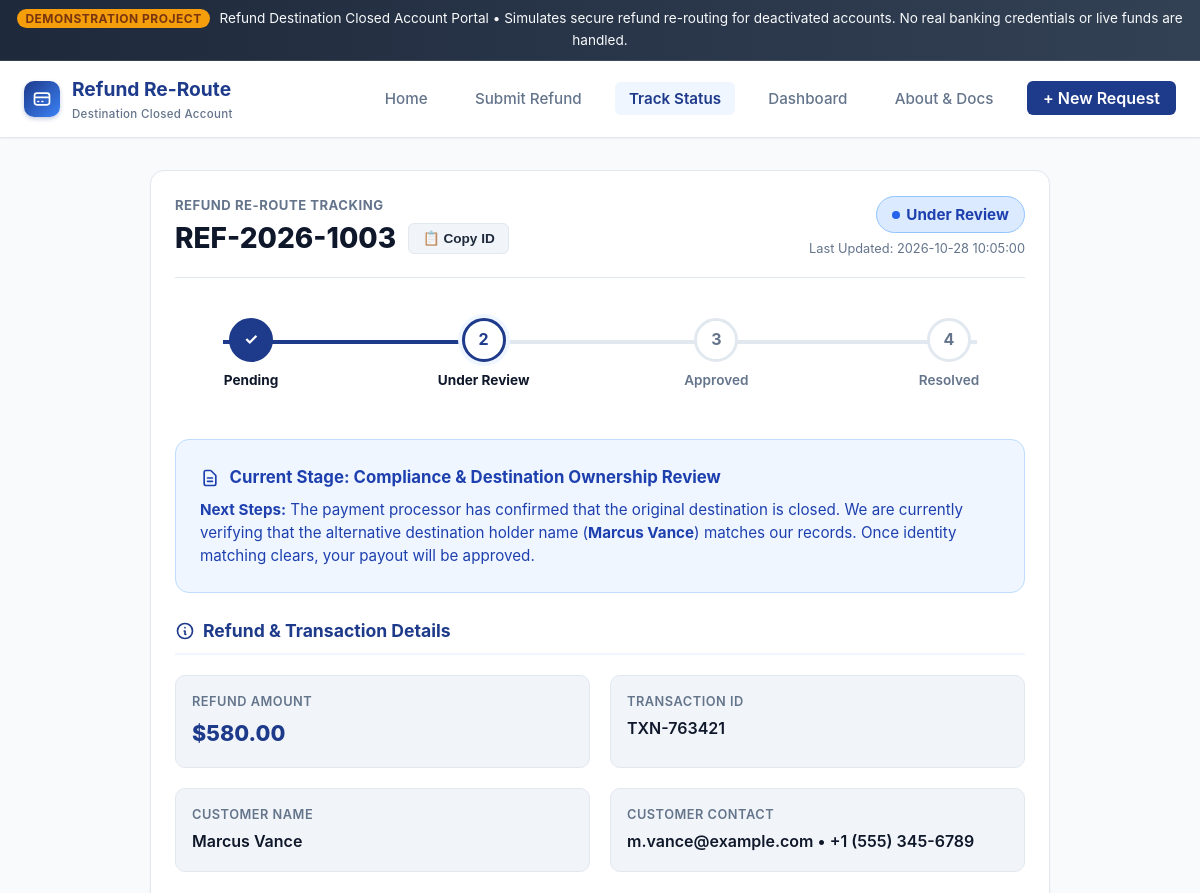
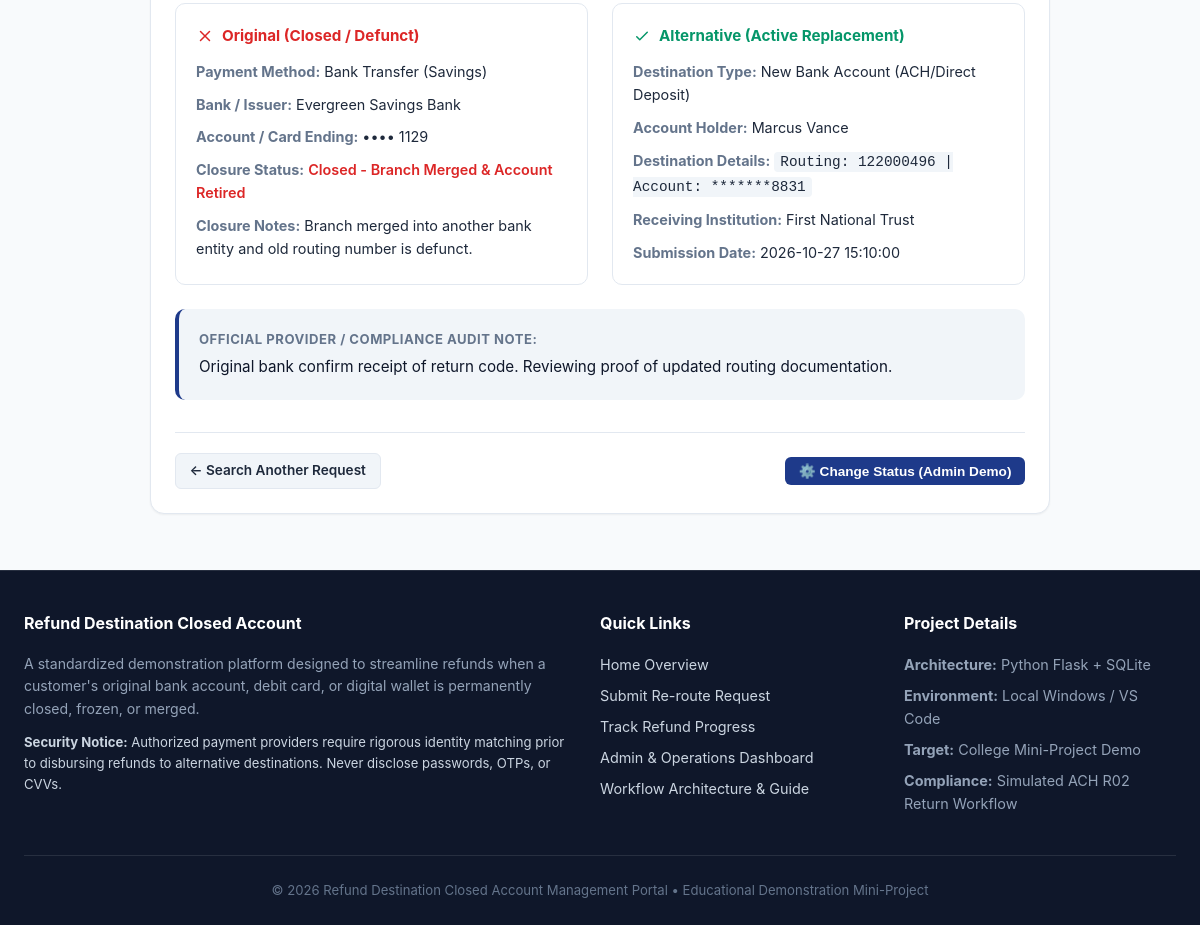
Page /track/REF-2026-1003 on the committed database (2 pictures, top to bottom).
### tables this page shows
CREATE TABLE refund_requests (
            id INTEGER PRIMARY KEY AUTOINCREMENT,
            request_id TEXT UNIQUE NOT NULL,
            customer_name TEXT NOT NULL,
            email TEXT NOT NULL,
            phone TEXT,
            transaction_id TEXT NOT NULL,
            refund_amount REAL NOT NULL,
            currency TEXT NOT NULL DEFAULT '$',
            original_method TEXT NOT NULL,
            original_bank_name TEXT NOT NULL,
            original_account_last4 TEXT NOT NULL,
            account_status TEXT NOT NULL,
            closed_account_notes TEXT,
            alt_method TEXT NOT NULL,
            alt_holder_name TEXT NOT NULL,
            alt_details TEXT NOT NULL,
            alt_bank_or_provider TEXT,
            status TEXT NOT NULL DEFAULT 'Pending',
            admin_notes TEXT,
            created_at TEXT NOT NULL,
            updated_at TEXT NOT NULL
        );

### app.py (the view)
@app.route("/track/<request_id>")
def view_status(request_id):
    record = database.get_refund_by_request_id(request_id)
    if not record:
        flash(f"Refund request '{request_id}' was not found in the system.", "danger")
        return redirect(url_for("track"))
    status_steps = ["Pending", "Under Review", "Approved", "Resolved"]
    current_status = record["status"]
    current_step_idx = status_steps.index(current_status) if current_status in status_steps else 0
    return render_template(
        "status_details.html",
        record=record,
        status_steps=status_steps,
        current_step_idx=current_step_idx
    )

### database.py (called while the page is built)
def get_db_path():
    base_dir = os.path.dirname(os.path.abspath(__file__))
    return os.path.join(base_dir, DATABASE_NAME)

def get_db_connection():
    conn = sqlite3.connect(get_db_path())
    conn.row_factory = sqlite3.Row
    return conn

def get_refund_by_request_id(request_id):
    conn = get_db_connection()
    cursor = conn.cursor()
    cursor.execute("SELECT * FROM refund_requests WHERE UPPER(request_id) = UPPER(?)", (request_id.strip(),))
    row = cursor.fetchone()
    conn.close()
    return row

### templates/status_details.html (shortened to what this page needs)
{% extends "base.html" %}
{% block content %}
<div style="max-width: 900px; margin: 0 auto;">
  <div class="card">
    <div style="display: flex; flex-wrap: wrap; justify-content: space-between; align-items: center; gap: 1rem; border-bottom: 1px solid var(--border-color); padding-bottom: 1rem; margin-bottom: 1.5rem;">
      <div>
        <div style="font-size: 0.82rem; font-weight: 700; color: var(--text-muted); text-transform: uppercase; letter-spacing: 0.5px;">
          Refund Re-Route Tracking
        </div>
        <h1 style="font-size: 1.75rem; font-weight: 800; color: var(--secondary); display: flex; align-items: center; gap: 0.75rem;">
          {{ record.request_id }}
          <button class="btn btn-secondary btn-sm btn-copy-id" data-copy-text="{{ record.request_id }}" title="Copy ID">
            📋 Copy ID
          </button>
        </h1>
      </div>
      <div style="text-align: right;">
        {% set status_class = 'pending' %}
        {% if record.status == 'Under Review' %}
          {% set status_class = 'under-review' %}
        {% elif record.status == 'Approved' %}
          {% set status_class = 'approved' %}
        {% elif record.status == 'Resolved' %}
          {% set status_class = 'resolved' %}
        {% endif %}
        <span class="badge-status badge-{{ status_class }}" style="font-size: 0.95rem; padding: 0.35rem 0.95rem;">
          <span class="dot-indicator"></span>
          {{ record.status }}
        </span>
        <div style="font-size: 0.8rem; color: var(--text-muted); margin-top: 0.35rem;">
          Last Updated: {{ record.updated_at }}
        </div>
      </div>
    </div>
    <div class="stepper">
      {% set progress_pct = (current_step_idx / 3) * 100 %}
      <div class="stepper-progress" style="width: calc({{ progress_pct }}% * 0.85);"></div>
      {% for step in status_steps %}
        {% set step_idx = loop.index0 %}
        <div class="step-node {% if step_idx < current_step_idx %}completed{% elif step_idx == current_step_idx %}active{% endif %}">
          <div class="step-circle">
            {% if step_idx < current_step_idx %}
              ✓
            {% else %}
              {{ loop.index }}
            {% endif %}
          </div>
          <div class="step-title">{{ step }}</div>
        </div>
      {% endfor %}
    </div>
    {% if record.status == 'Pending' %}
      <div class="guidance-box pending">
        <div class="guidance-header">
          <svg width="20" height="20" fill="none" stroke="currentColor" viewBox="0 0 24 24">
            <path stroke-linecap="round" stroke-linejoin="round" stroke-width="2" d="M12 8v4l3 3m6-3a9 9 0 11-18 0 9 9 0 0118 0z" />
          </svg>
          Current Stage: Awaiting Closed-Account Verification
        </div>
        <div class="guidance-content">
          <strong>Next Steps:</strong> Your request has been logged. Our payment operations team is waiting for the
          original return confirmation (e.g. ACH return code R02 / NACH Return 02) from {{ record.original_bank_name }}.
          Verification is expected within 24–48 business hours. No action is required from you at this time.
        </div>
      </div>
    {% elif record.status == 'Under Review' %}
      <div class="guidance-box review">
        <div class="guidance-header">
          <svg width="20" height="20" fill="none" stroke="currentColor" viewBox="0 0 24 24">
            <path stroke-linecap="round" stroke-linejoin="round" stroke-width="2" d="M9 12h6m-6 4h6m2 5H7a2 2 0 01-2-2V5a2 2 0 012-2h5.586a1 1 0 01.707.293l5.414 5.414a1 1 0 01.293.707V19a2 2 0 01-2 2z" />
          </svg>
          Current Stage: Compliance &amp; Destination Ownership Review
        </div>
        <div class="guidance-content">
          <strong>Next Steps:</strong> The payment processor has confirmed that the original destination is closed.
          We are currently verifying that the alternative destination holder name (<strong>{{ record.alt_holder_name }}</strong>)
          matches our records. Once identity matching clears, your payout will be approved.
        </div>
      </div>
    {% endif %}
    <div class="form-section-title" style="margin-top: 1.5rem;">
      <svg width="20" height="20" fill="none" stroke="currentColor" viewBox="0 0 24 24">
        <path stroke-linecap="round" stroke-linejoin="round" stroke-width="2" d="M13 16h-1v-4h-1m1-4h.01M21 12a9 9 0 11-18 0 9 9 0 0118 0z" />
      </svg>
      Refund &amp; Transaction Details
    </div>
    <div class="detail-grid">
      <div class="detail-item">
        <div class="detail-label">Refund Amount</div>
        <div class="detail-value highlight">{{ record.currency }}{{ "%.2f"|format(record.refund_amount) }}</div>
      </div>
      <div class="detail-item">
        <div class="detail-label">Transaction ID</div>
        <div class="detail-value">{{ record.transaction_id }}</div>
      </div>
      <div class="detail-item">
        <div class="detail-label">Customer Name</div>
        <div class="detail-value">{{ record.customer_name }}</div>
      </div>
      <div class="detail-item">
        <div class="detail-label">Customer Contact</div>
        <div class="detail-value">{{ record.email }} {% if record.phone %}&bull; {{ record.phone }}{% endif %}</div>
      </div>
    </div>
    <div style="display: grid; grid-template-columns: repeat(auto-fit, minmax(320px, 1fr)); gap: 1.5rem; margin-top: 1.5rem;">
      <div style="background: #fff; border: 1px solid var(--border-color); border-radius: var(--radius-md); padding: 1.25rem;">
        <h4 style="color: #dc2626; font-size: 0.95rem; font-weight: 700; margin-bottom: 0.75rem; display: flex; align-items: center; gap: 0.5rem;">
          <svg width="18" height="18" fill="none" stroke="currentColor" viewBox="0 0 24 24">
            <path stroke-linecap="round" stroke-linejoin="round" stroke-width="2" d="M6 18L18 6M6 6l12 12" />
          </svg>
          Original (Closed / Defunct)
        </h4>
        <div style="display: grid; gap: 0.6rem; font-size: 0.9rem;">
          <div><strong style="color: var(--text-muted);">Payment Method:</strong> {{ record.original_method }}</div>
          <div><strong style="color: var(--text-muted);">Bank / Issuer:</strong> {{ record.original_bank_name }}</div>
          <div><strong style="color: var(--text-muted);">Account / Card Ending:</strong> &bull;&bull;&bull;&bull; {{ record.original_account_last4 }}</div>
          <div><strong style="color: var(--text-muted);">Closure Status:</strong> <span style="color: #dc2626; font-weight: 600;">{{ record.account_status }}</span></div>
          {% if record.closed_account_notes %}
            <div><strong style="color: var(--text-muted);">Closure Notes:</strong> {{ record.closed_account_notes }}</div>
          {% endif %}
        </div>
      </div>
      <div style="background: #fff; border: 1px solid var(--border-color); border-radius: var(--radius-md); padding: 1.25rem;">
        <h4 style="color: #059669; font-size: 0.95rem; font-weight: 700; margin-bottom: 0.75rem; display: flex; align-items: center; gap: 0.5rem;">
          <svg width="18" height="18" fill="none" stroke="currentColor" viewBox="0 0 24 24">
            <path stroke-linecap="round" stroke-linejoin="round" stroke-width="2" d="M5 13l4 4L19 7" />
          </svg>
          Alternative (Active Replacement)
        </h4>
        <div style="display: grid; gap: 0.6rem; font-size: 0.9rem;">
          <div><strong style="color: var(--text-muted);">Destination Type:</strong> {{ record.alt_method }}</div>
          <div><strong style="color: var(--text-muted);">Account Holder:</strong> {{ record.alt_holder_name }}</div>
          <div><strong style="color: var(--text-muted);">Destination Details:</strong> <code style="background: #f1f5f9; padding: 2px 6px; border-radius: 4px;">{{ record.alt_details }}</code></div>
          {% if record.alt_bank_or_provider %}
            <div><strong style="color: var(--text-muted);">Receiving Institution:</strong> {{ record.alt_bank_or_provider }}</div>
          {% endif %}
          <div><strong style="color: var(--text-muted);">Submission Date:</strong> {{ record.created_at }}</div>
        </div>
      </div>
    </div>
    <div style="margin-top: 1.5rem; background: var(--bg-subtle); padding: 1.25rem; border-radius: var(--radius-md); border-left: 4px solid var(--primary);">
      <div style="font-size: 0.82rem; font-weight: 700; color: var(--text-muted); text-transform: uppercase; letter-spacing: 0.5px;">
        Official Provider / Compliance Audit Note:
      </div>
      <p style="font-size: 0.95rem; color: var(--secondary); margin-top: 0.35rem;">
        {{ record.admin_notes if record.admin_notes else 'Initial review pending. No exceptions logged.' }}
      </p>
    </div>
    <div style="display: flex; flex-wrap: wrap; justify-content: space-between; align-items: center; margin-top: 2rem; gap: 1rem; border-top: 1px solid var(--border-color); padding-top: 1.25rem;">
      <a href="{{ url_for('track') }}" class="btn btn-secondary btn-sm">
        &larr; Search Another Request
      </a>
      <div style="display: flex; gap: 0.75rem;">
        <button type="button" class="btn btn-primary btn-sm"
                onclick="openStatusModal('{{ record.request_id }}', '{{ record.status }}', `{{ record.admin_notes | replace('`', '') }}`)">
          ⚙️ Change Status (Admin Demo)
        </button>
      </div>
    </div>
  </div>
</div>
{% endblock %}

### rows in the picture
refund_requests: request_id "REF-2026-1003", status "Under Review", updated_at "2026-10-28 10:05:00", alt_holder_name "Marcus Vance", currency "$", refund_amount "580.00", transaction_id "TXN-763421", customer_name "Marcus Vance", email "m.vance@example.com", phone "+1 (555) 345-6789", original_method "Bank Transfer (Savings)", original_bank_name "Evergreen Savings Bank", original_account_last4 "1129", account_status "Closed - Branch Merged & Account Retired", closed_account_notes "Branch merged into another bank entity and old routing number is defunct.", alt_method "New Bank Account (ACH/Direct Deposit)", alt_details "Routing: 122000496 | Account: *******8831", alt_bank_or_provider "First National Trust", created_at "2026-10-27 15:10:00", admin_notes "Original bank confirm receipt of return code. Reviewing proof of updated routing documentation."

### other values in the picture
{{ step }} "Pending" "Under Review" "Approved" "Resolved"
